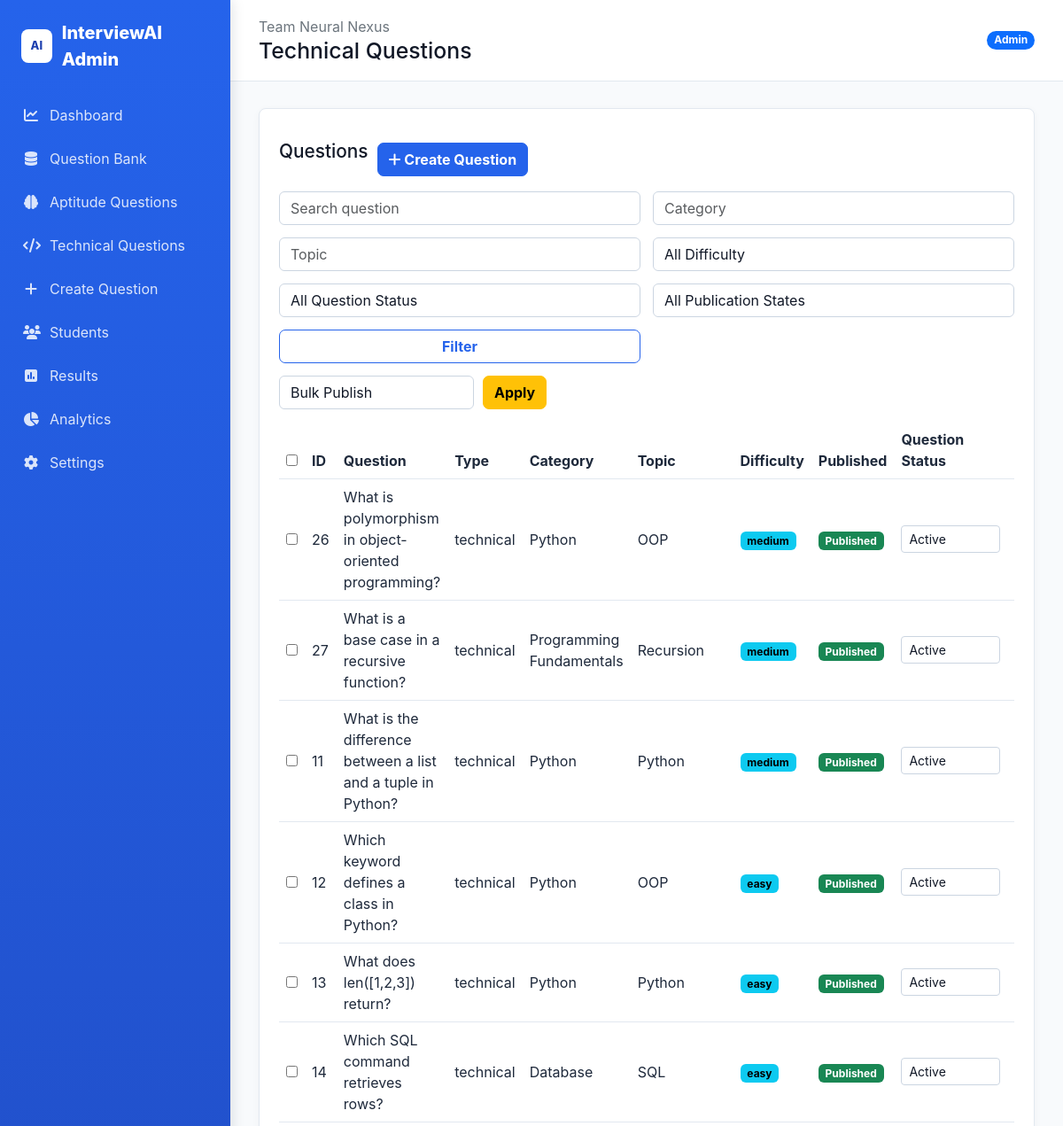
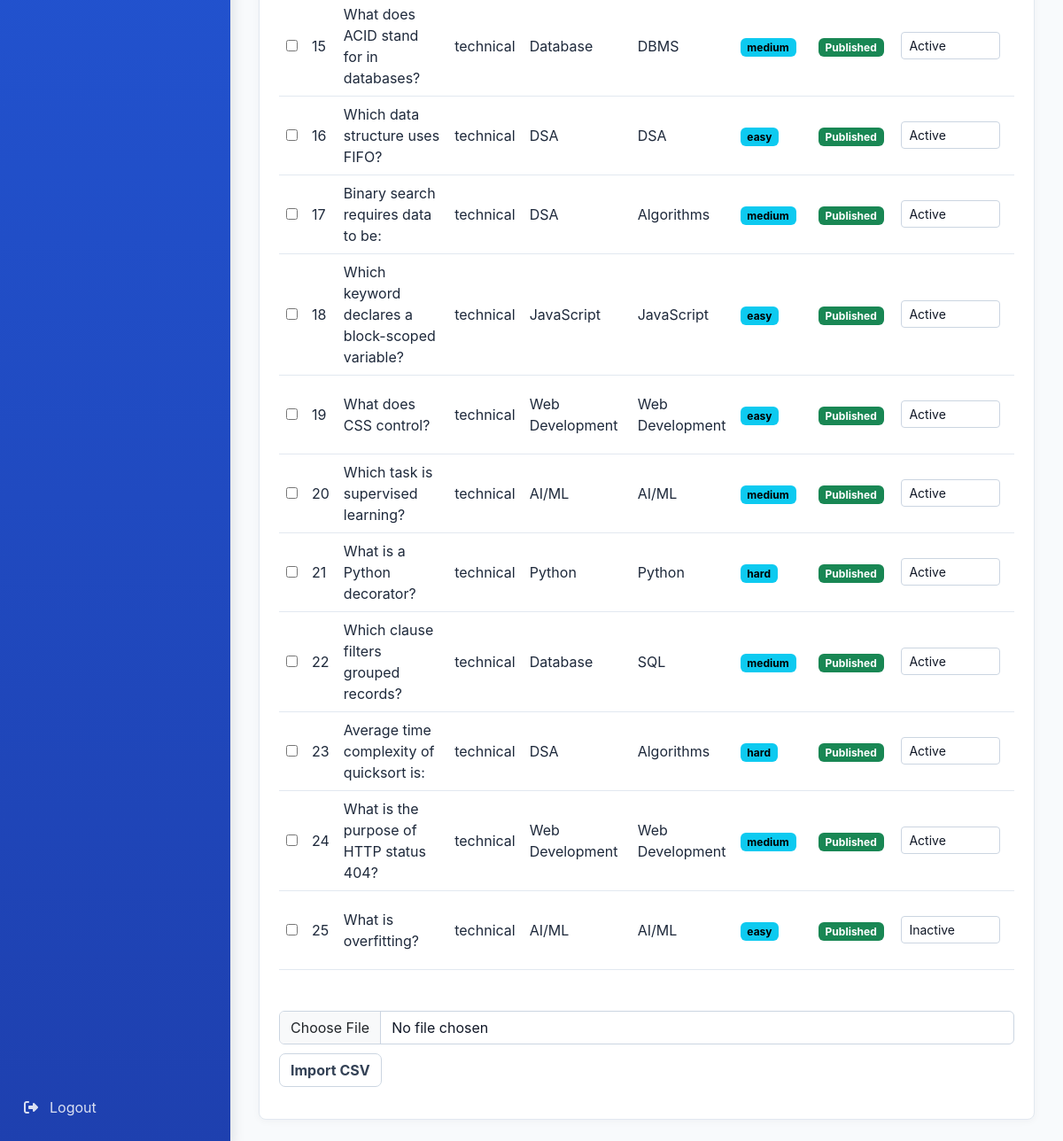
Page /admin/questions/technical (signed in) on the committed database (2 pictures, top to bottom).
### tables this page shows
CREATE TABLE users (
    id INTEGER PRIMARY KEY AUTOINCREMENT,
    name TEXT NOT NULL,
    email TEXT NOT NULL UNIQUE,
    password_hash TEXT NOT NULL,
    role TEXT NOT NULL DEFAULT 'student' CHECK(role IN ('student', 'admin')),
    is_active INTEGER NOT NULL DEFAULT 1,
    created_at TEXT NOT NULL DEFAULT CURRENT_TIMESTAMP
);

CREATE TABLE "questions" (
                id INTEGER PRIMARY KEY AUTOINCREMENT,
                type TEXT NOT NULL CHECK(type IN ('aptitude', 'technical', 'hr', 'spoken')),
                category TEXT NOT NULL,
                topic TEXT NOT NULL,
                difficulty TEXT NOT NULL CHECK(difficulty IN ('easy', 'medium', 'hard')),
                question TEXT NOT NULL UNIQUE,
                option_a TEXT NOT NULL,
                option_b TEXT NOT NULL,
                option_c TEXT NOT NULL,
                option_d TEXT NOT NULL,
                correct_answer TEXT NOT NULL CHECK(correct_answer IN ('A', 'B', 'C', 'D')),
                explanation TEXT,
                marks INTEGER NOT NULL DEFAULT 1,
                time_limit INTEGER NOT NULL DEFAULT 60,
                status TEXT NOT NULL DEFAULT 'draft' CHECK(status IN ('draft', 'published')),
                is_active INTEGER NOT NULL DEFAULT 1,
                created_at TEXT NOT NULL DEFAULT CURRENT_TIMESTAMP,
                updated_at TEXT NOT NULL DEFAULT CURRENT_TIMESTAMP
            );

### app.py (the view)
@app.route("/admin/questions")
@app.route("/admin/questions/aptitude")
@app.route("/admin/questions/technical")
@admin_required
def admin_questions():
    base_type = "aptitude" if request.path.endswith("aptitude") else "technical" if request.path.endswith("technical") else None
    where, params = question_filters(base_type)
    questions = query(f"SELECT * FROM questions WHERE {where} ORDER BY created_at DESC", params)
    return render_template("admin/questions.html", questions=questions, base_type=base_type)

### app.py (called while the page is built)
@app.context_processor
def inject_user():
    user = query("SELECT * FROM users WHERE id=?", (session.get("user_id"),), one=True) if session.get("user_id") else None
    return {"current_user": user}

def question_filters(base_type=None):
    where, params = [], []
    if base_type:
        where.append("type=?")
        params.append(base_type)
    for field in ["type", "category", "topic", "difficulty", "status"]:
        value = request.args.get(field)
        if value and not (base_type and field == "type"):
            where.append(f"{field}=?")
            params.append(value)
    availability = request.args.get("availability")
    if availability in {"active", "inactive"}:
        where.append("is_active=?")
        params.append(1 if availability == "active" else 0)
    search = request.args.get("search")
    if search:
        where.append("question LIKE ?")
        params.append(f"%{search}%")
    return " AND ".join(where) if where else "1=1", params

### utils/database.py (called while the page is built)
def get_db():
    if "db" not in g:
        db_path = Path(current_app.config["DATABASE"])
        db_path.parent.mkdir(parents=True, exist_ok=True)
        g.db = sqlite3.connect(db_path)
        g.db.row_factory = sqlite3.Row
        g.db.execute("PRAGMA foreign_keys = ON")
    return g.db

def query(sql, params=(), one=False):
    cur = get_db().execute(sql, params)
    rows = cur.fetchall()
    cur.close()
    return (rows[0] if rows else None) if one else rows

### templates/admin/questions.html (shortened to what this page needs)
{% extends "base.html" %}
{% block page_title %}{{ (base_type|title ~ ' Questions') if base_type else 'Question Bank' }}{% endblock %}
{% block content %}
<section class="panel glass">
  <div class="panel-actions"><h2>Questions</h2><a class="btn btn-primary" href="{{ url_for('admin_question_create') }}"><i class="fa-solid fa-plus"></i> Create Question</a></div>
  <form class="filter-grid" method="get">
    <input class="form-control" name="search" placeholder="Search question" value="{{ request.args.get('search','') }}">
    <input class="form-control" name="category" placeholder="Category" value="{{ request.args.get('category','') }}">
    <input class="form-control" name="topic" placeholder="Topic" value="{{ request.args.get('topic','') }}">
    <select class="form-select" name="difficulty"><option value="">All Difficulty</option><option>easy</option><option>medium</option><option>hard</option></select>
    <select class="form-select" name="availability"><option value="">All Question Status</option></select>
    <select class="form-select" name="status"><option value="">All Publication States</option></select>
    <button class="btn btn-outline-info">Filter</button>
  </form>
  <form method="post" action="{{ url_for('admin_questions_bulk') }}" id="bulkForm">
    <div class="bulkbar"><select class="form-select" name="bulk_action"><option value="publish">Bulk Publish</option></select><button class="btn btn-warning">Apply</button></div>
  </form>
    <div class="table-responsive"><table class="table table-dark table-hover align-middle">
      <thead><tr><th><input type="checkbox" id="selectAll"></th><th>ID</th><th>Question</th><th>Type</th><th>Category</th><th>Topic</th><th>Difficulty</th><th>Published</th><th>Question Status</th><th>Created</th><th>Actions</th></tr></thead>
      <tbody>{% for q in questions %}<tr><td><input form="bulkForm" type="checkbox" name="ids" value="{{ q.id }}"></td><td>{{ q.id }}</td><td>{{ q.question }}</td><td>{{ q.type }}</td><td>{{ q.category }}</td><td>{{ q.topic }}</td><td><span class="badge text-bg-info">{{ q.difficulty }}</span></td><td><span class="badge {{ 'text-bg-success' if q.status=='published' else 'text-bg-secondary' }}">{{ q.status|title }}</span></td><td><form method="post" action="{{ url_for('admin_question_status', id=q.id) }}" class="status-form"><select class="form-select form-select-sm" name="availability" aria-label="Question status" onchange="this.form.submit()"><option value="active" {% if q.is_active %}selected{% endif %}>Active</option><option value="inactive" {% if not q.is_active %}selected{% endif %}>Inactive</option></select></form></td><td>{{ q.created_at }}</td><td class="actions"><a class="btn btn-sm btn-outline-info" href="{{ url_for('admin_question_edit', id=q.id) }}">Edit</a><form method="post" action="{{ url_for('admin_question_action', action='delete', id=q.id) }}" class="inline-action"><button class="btn btn-sm btn-outline-danger" type="submit">Deactivate</button></form></td></tr>{% else %}<tr><td colspan="11" class="empty">No questions match the selected filters.</td></tr>{% endfor %}</tbody>
    </table></div>
  <form method="post" enctype="multipart/form-data" action="{{ url_for('admin_import') }}" class="import-box"><input class="form-control" type="file" name="csv_file" accept=".csv"><button class="btn btn-outline-light">Import CSV</button></form>
</section>
{% endblock %}

### templates/base.html (shortened to what this page needs)
<!doctype html>
<html lang="en">
<head>
  <link href="https://cdn.jsdelivr.net/npm/bootstrap@5.3.3/dist/css/bootstrap.min.css" rel="stylesheet">
  <link href="https://cdnjs.cloudflare.com/ajax/libs/font-awesome/6.5.2/css/all.min.css" rel="stylesheet">
  <link href="{{ url_for('static', filename='css/style.css') }}" rel="stylesheet">
  {% if request.path.startswith('/admin') %}<link href="{{ url_for('static', filename='css/admin.css') }}" rel="stylesheet">{% endif %}
</head>
<body class="app-shell{% if request.endpoint == 'login' %} login-page{% endif %}">
  {% set is_admin = request.path.startswith('/admin') %}
  {% if current_user %}
  <aside class="sidebar" id="sidebar">
    <a class="brand" href="{{ url_for('admin_dashboard' if is_admin else 'dashboard') }}"><span class="brand-mark">AI</span>{{ 'InterviewAI Admin' if is_admin else 'InterviewAI' }}</a>
    <nav class="nav flex-column">
      {% if is_admin %}
      <a class="nav-link" href="{{ url_for('admin_dashboard') }}"><i class="fa-solid fa-chart-line"></i> Dashboard</a>
      <a class="nav-link" href="{{ url_for('admin_questions') }}"><i class="fa-solid fa-database"></i> Question Bank</a>
      <a class="nav-link" href="{{ url_for('admin_questions') }}/aptitude"><i class="fa-solid fa-brain"></i> Aptitude Questions</a>
      <a class="nav-link" href="{{ url_for('admin_questions') }}/technical"><i class="fa-solid fa-code"></i> Technical Questions</a>
      <a class="nav-link" href="{{ url_for('admin_question_create') }}"><i class="fa-solid fa-plus"></i> Create Question</a>
      <a class="nav-link" href="{{ url_for('admin_students') }}"><i class="fa-solid fa-users"></i> Students</a>
      <a class="nav-link" href="{{ url_for('admin_results') }}"><i class="fa-solid fa-square-poll-vertical"></i> Results</a>
      <a class="nav-link" href="{{ url_for('admin_analytics') }}"><i class="fa-solid fa-chart-pie"></i> Analytics</a>
      <a class="nav-link" href="{{ url_for('admin_settings') }}"><i class="fa-solid fa-gear"></i> Settings</a>
      <a class="nav-link mt-auto" href="{{ url_for('admin_logout') }}"><i class="fa-solid fa-right-from-bracket"></i> Logout</a>
      {% endif %}
    </nav>
  </aside>
  {% endif %}
  <main class="{{ 'main' if current_user else '' }}{% if request.endpoint == 'login' %} login-main{% endif %}">
    {% if current_user %}
    <header class="topbar">
      <div>
        <span class="text-secondary">Team Neural Nexus</span>
        <h1>{% block page_title %}InterviewAI{% endblock %}</h1>
      </div>
      <span class="badge rounded-pill text-bg-primary">{{ current_user.role|title }}</span>
    </header>
    {% endif %}
    <section class="content-wrap{% if request.endpoint == 'login' %} login-content-wrap{% endif %}">
      {% block content %}{% endblock %}
    </section>
  </main>
  <div class="toast-container position-fixed bottom-0 end-0 p-3" id="toastBox"></div>
</body>
</html>

### static/css/style.css (style rules this page uses)
:root { --primary-blue:#2563eb; --primary-dark:#1e40af; --sidebar-blue:#1d4ed8; --background:#f8fafc; --card:#ffffff; --text:#111827; --muted:#64748b; --border:#e2e8f0; --success:#16a34a; --warning:#d97706; --danger:#dc2626; }
* { box-sizing:border-box; }
body { margin:0; min-height:100vh; color:var(--text); background:var(--background); font-family:Inter,ui-sans-serif,system-ui,-apple-system,"Segoe UI",sans-serif; }
a { color:var(--primary-blue); text-decoration:none; }
h1,h2,h3 { letter-spacing:0; }
h2 { font-size:1.3rem; }
.sidebar { position:fixed; inset:0 auto 0 0; display:flex; flex-direction:column; width:260px; padding:22px 14px; color:#fff; background:linear-gradient(180deg,#2563eb,#1e40af); z-index:30; box-shadow:2px 0 14px rgba(15,23,42,.12); }
.brand { display:flex; align-items:center; gap:11px; padding:0 10px; margin-bottom:26px; color:#fff; font-size:1.25rem; font-weight:800; }
.brand-mark { display:inline-grid; width:38px; height:38px; place-items:center; border-radius:8px; background:#fff; color:var(--primary-dark); font-size:.8rem; }
.sidebar .nav { flex:1; gap:5px; }
.nav-link { display:flex; align-items:center; gap:12px; min-height:43px; padding:10px 12px; border-radius:8px; color:rgba(255,255,255,.84); }
.nav-link i { width:18px; text-align:center; }
.main { min-height:100vh; margin-left:260px; }
.topbar { position:sticky; top:0; z-index:20; display:flex; align-items:center; justify-content:space-between; gap:16px; padding:18px 32px; background:#fff; border-bottom:1px solid var(--border); }
.topbar h1 { margin:1px 0 0; font-size:1.55rem; }
.content-wrap { padding:30px 32px; }
.glass,.panel,.stat-card,.feature-card,.auth-card { background:var(--card); border:1px solid var(--border); box-shadow:0 2px 8px rgba(15,23,42,.04); }
.panel,.stat-card,.feature-card,.auth-card { padding:22px; border-radius:8px; }
.panel h2 { margin-bottom:18px; }
.form-control,.form-select { color:var(--text); background:#fff; border-color:#cbd5e1; }
.btn { border-radius:7px; font-weight:700; }
.btn-primary { background:var(--primary-blue); border-color:var(--primary-blue); }
.btn-outline-light { color:#334155; border-color:#cbd5e1; }
.btn-outline-info { color:var(--primary-blue); border-color:var(--primary-blue); }
.grid-form,.filter-grid { display:grid; grid-template-columns:repeat(2,minmax(0,1fr)); gap:14px; }
.voice-controls,.panel-actions,.bulkbar,.import-box,.steps,.filter-tabs { display:flex; align-items:center; flex-wrap:wrap; gap:10px; margin:14px 0; }
.table { --bs-table-bg:transparent; --bs-table-color:#1e293b; --bs-table-border-color:var(--border); }
.table-dark { --bs-table-bg:transparent; --bs-table-color:#1e293b; --bs-table-hover-bg:#f8fafc; --bs-table-hover-color:#1e293b; }

### static/css/admin.css (style rules this page uses)
.status-form { min-width: 112px; }
.import-box { border-top: 1px solid var(--line); padding-top: 16px; }
.bulkbar .form-select { max-width: 220px; }

### rows in the picture
users: role "Admin"
questions: id "26", question "What is polymorphism in object-oriented programming?", type "technical", category "Python", topic "OOP", difficulty "medium", status "Published", availability "Active"
questions: id "27", question "What is a base case in a recursive function?", type "technical", category "Programming Fundamentals", topic "Recursion", difficulty "medium", status "Published", availability "Active"
questions: id "11", question "What is the difference between a list and a tuple in Python?", type "technical", category "Python", topic "Python", difficulty "medium", status "Published", availability "Active"
questions: id "12", question "Which keyword defines a class in Python?", type "technical", category "Python", topic "OOP", difficulty "easy", status "Published", availability "Active"
questions: id "13", question "What does len([1,2,3]) return?", type "technical", category "Python", topic "Python", difficulty "easy", status "Published", availability "Active"
questions: id "14", question "Which SQL command retrieves rows?", type "technical", category "Database", topic "SQL", difficulty "easy", status "Published", availability "Active"
questions: id "15", question "What does ACID stand for in databases?", type "technical", category "Database", topic "DBMS", difficulty "medium", status "Published", availability "Active"
questions: id "16", question "Which data structure uses FIFO?", type "technical", category "DSA", topic "DSA", difficulty "easy", status "Published", availability "Active"
questions: id "17", question "Binary search requires data to be:", type "technical", category "DSA", topic "Algorithms", difficulty "medium", status "Published", availability "Active"
questions: id "18", question "Which keyword declares a block-scoped variable?", type "technical", category "JavaScript", topic "JavaScript", difficulty "easy", status "Published", availability "Active"
questions: id "19", question "What does CSS control?", type "technical", category "Web Development", topic "Web Development", difficulty "easy", status "Published", availability "Active"
questions: id "20", question "Which task is supervised learning?", type "technical", category "AI/ML", topic "AI/ML", difficulty "medium", status "Published", availability "Active"
questions: id "21", question "What is a Python decorator?", type "technical", category "Python", topic "Python", difficulty "hard", status "Published", availability "Active"
questions: id "22", question "Which clause filters grouped records?", type "technical", category "Database", topic "SQL", difficulty "medium", status "Published", availability "Active"
questions: id "23", question "Average time complexity of quicksort is:", type "technical", category "DSA", topic "Algorithms", difficulty "hard", status "Published", availability "Active"
questions: id "24", question "What is the purpose of HTTP status 404?", type "technical", category "Web Development", topic "Web Development", difficulty "medium", status "Published", availability "Active"
questions: id "25", question "What is overfitting?", type "technical", category "AI/ML", topic "AI/ML", difficulty "easy", status "Published", availability "Inactive"

### other values in the picture
{{ 'InterviewAI Admin' if is_admin else 'InterviewAI' }} "InterviewAI Admin"
{{ (base_type|title ~ ' Questions') if base_type else 'Question Bank' }} "Technical Questions"
